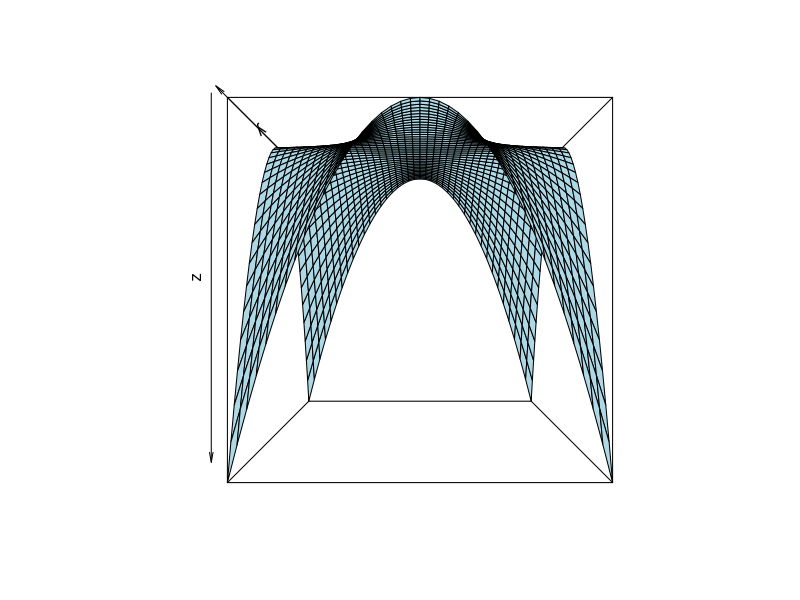

R code for this plot:
## ---- chunk 1
fibonacci <- function(n){
x<- c(0,1)
while (length(x)<n) {
position <- length(x)
new <- x[position]+x[position-1]
x <- c(x,new)
}
return(x)
}
fibonacci(10)
## ---- chunk 2
x<- seq(-2,2, by=0.1)
y <- seq(-2,2, by=0.1)
f2 <- function(x,y){
x^2*y^2
}
z <- outer(x,y,f2)
persp(x,y,z, phi = 180, col="lightblue")
## ---- chunk 3
bilangan_acak = function(a,n){
x=runif(a)
y= runif(a)
z=(x+y)^n
return(z)
}
bilangan_acak(3,2)
## ---- chunk 4
#cara biasa
x <- c(3,4,5,7)
median(x)

#menggunakan fungsi
median_1 <- function(vect){
n <- length(vect)
vects <- sort(vect)
if(n%%2 == 1){m <- vects[(n+1)/2]}
else{m <- (vects[n/2]+vects[(n/2)+1])/2}
return(m)
}
x <- c(3,4,5,7)
median_1(x)
## ---- chunk 5
Nama <- c("Edo", "Edi", "Eda", "Edu", "Ede")
UTS <- c(55.51543, 60.92425, 67.93923, 54.34812, 59.59874)
Praktikum <- c(80.66210, 83.53977, 78.80151, 89.92237, 79.30606)

UTSKomstat <- data.frame(Nama, UTS, Praktikum)
UTSKomstat
## ---- chunk 6
UTSKomstat
## ---- chunk 7
class(UTSKomstat)
## ---- chunk 8
class_name <- class(UTSKomstat)
showMethods(classes = class_name)
summary(UTSKomstat)

## ---- chunk 9
methods(class=class(UTSKomstat))
summary(UTSKomstat)
## ---- chunk 10
UAS <- UTSKomstat

class(UAS)<- "Tugas"
## ---- chunk 11
summary(UAS)
## ---- chunk 12
ringkasan <- function(x){
  if(class(x)!= "Tugas") stop("objek harus memiliki 'Tugas'")
  
  mean_uts = mean(x$UTS)
  mean_prak = mean(x$Praktikum)

  max_UTS = as.character(x$Nama[which.max(x$UTS)])
  max_prak = as.character(x$Nama[which.max(x$Praktikum)])

  cat("rata-rata nilai UTS mahasiswa", mean_uts, "\n")
  cat("rata-rata nilai Praktikum mahasiswa", mean_prak,"\n")
  cat("Nilai UTS tertinggi diraih oleh",max_UTS ,"\n")
  cat("Nilai Parktikum tertinggi diraih oleh",max_prak, "\n")
}
ringkasan(UAS)

## ---- chunk 13
class(UAS)<- c("data.frame")
summary(UAS)
## ---- chunk 14
setClass("Tugas2", slots = c(Data = "data.frame"))
Nakomstat <- new("Tugas2", Data =UAS)

class(Nakomstat)
## ---- chunk 15
ringkasan <- function(x){
  if(class(x)!= "Tugas2") stop("objek harus memiliki 'Tugas'")
  
  mean_uts = mean(x@Data$UTS)
  mean_prak = mean(x@Data$Praktikum)

  max_UTS = as.character(x@Data$Nama[which.max(x@Data$UTS)])
  max_prak = as.character(x@Data$Nama[which.max(x@Data$Praktikum)])

  cat("rata-rata nilai UTS mahasiswa", mean_uts, "\n")
  cat("rata-rata nilai Praktikum mahasiswa", mean_prak,"\n")
  cat("Nilai UTS tertinggi diraih oleh",max_UTS ,"\n")
  cat("Nilai Parktikum tertinggi diraih oleh",max_prak, "\n")
}
ringkasan(Nakomstat)
